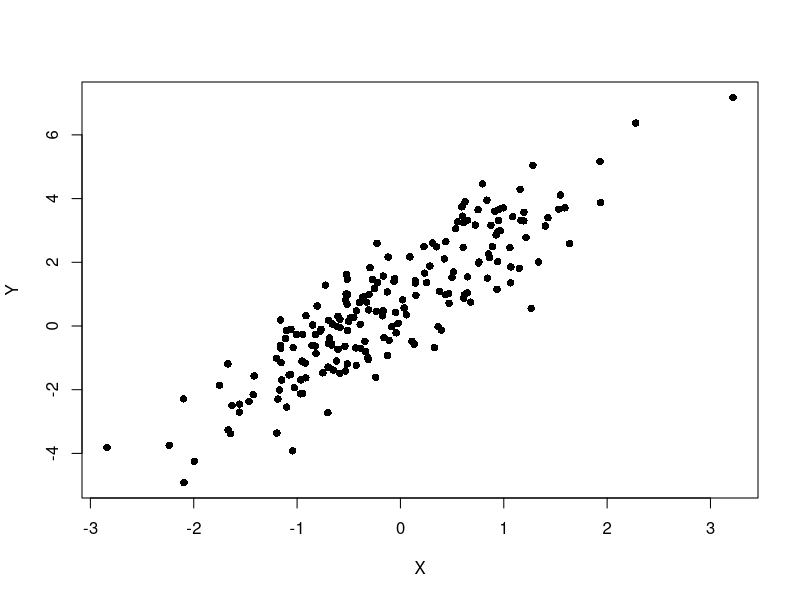

The R script that drew this image: (Note: this script raises an error after producing the figure.)
## ---- chunk 1
set.seed(234567)
x <- rnorm(200)
y <- 1 + 2 * x + rnorm(200)
plot(x, y, pch = 16, xlab = "X", ylab = "Y")
## ---- chunk 2
knitr::include_app('https://ec2-35-177-34-200.eu-west-2.compute.amazonaws.com/least-squares/', height = '900px')
## ---- chunk 3
knitr::include_app('https://ec2-35-177-34-200.eu-west-2.compute.amazonaws.com/least-squares-3D/', height = '700px')
## ---- chunk 4
knitr::include_graphics("images/R/multmarg.png")
## ---- chunk 5
knitr::include_graphics("images/R/linearmodel.png")
## ---- chunk 6
knitr::include_graphics("images/R/linearmodel2.png")
## ---- chunk 7
knitr::include_graphics("images/R/linearmodelgood.png")
## ---- chunk 8
knitr::include_graphics("images/R/linearmodelbad.png")
## ---- chunk 9
knitr::include_app('https://ec2-35-177-34-200.eu-west-2.compute.amazonaws.com/assump-lm-3D/', height = '700px')
## ---- chunk 10
knitr::include_app('https://ec2-35-177-34-200.eu-west-2.compute.amazonaws.com/lm-random/', height = '1000px')
## ---- chunk 11
knitr::include_app('https://ec2-35-177-34-200.eu-west-2.compute.amazonaws.com/ci-random/', height = '900px')
## ---- chunk 12
knitr::include_app('https://ec2-35-177-34-200.eu-west-2.compute.amazonaws.com/ci-prediction/', height = '1000px')
## ---- chunk 13
knitr::include_graphics("images/R/anova.png")
## ---- chunk 14
knitr::include_app('https://ec2-35-177-34-200.eu-west-2.compute.amazonaws.com/anova/', height = '800px')
## ---- chunk 15
# This function computes the simplied anova from a linear model
simpleAnova <- function(object, ...) {

  # Compute anova table
  tab <- anova(object, ...)

  # Obtain number of predictors
  p <- nrow(tab) - 1

  # Add predictors row
  predictorsRow <- colSums(tab[1:p, 1:2])
  predictorsRow <- c(predictorsRow, predictorsRow[2] / predictorsRow[1])

  # F-quantities
  Fval <- predictorsRow[3] / tab[p + 1, 3]
  pval <- pf(Fval, df1 = p, df2 = tab$Df[p + 1], lower.tail = FALSE)
  predictorsRow <- c(predictorsRow, Fval, pval)

  # Simplified table
  tab <- rbind(predictorsRow, tab[p + 1, ])
  row.names(tab)[1] <- "Predictors"
  return(tab)

}
## ---- chunk 16
# Create data that:
# 1) does not follow a linear model
# 2) the error is heteroskedastic
x <- seq(0.15, 1, l = 100)
set.seed(123456)
eps <- rnorm(n = 100, sd = 0.25 * x^2)
y <- 1 - 2 * x * (1 + 0.25 * sin(4 * pi * x)) + eps

# Great R^2!?
reg <- lm(y ~ x)
summary(reg)

# But prediction is obviously problematic
scatterplot(y ~ x, smooth = FALSE)
## ---- chunk 17
knitr::include_graphics("images/R/R2vsAdjR2.png")
